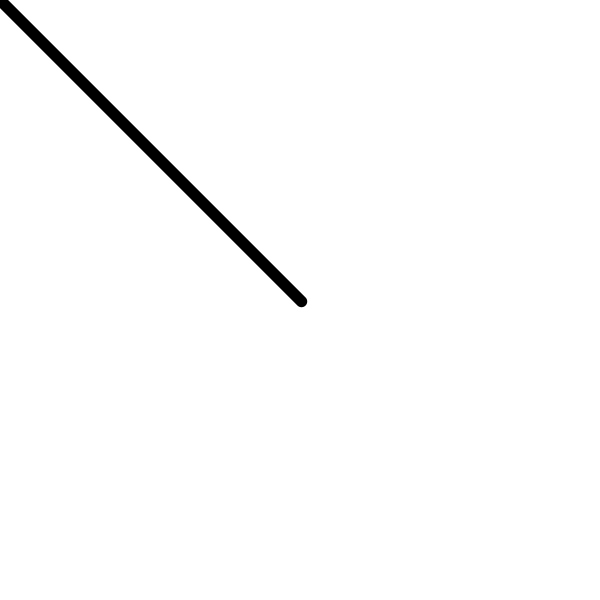
Frame 1 (no input)
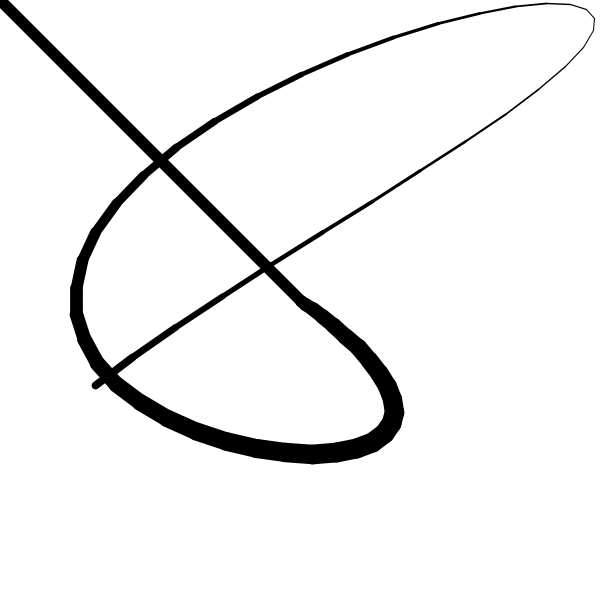
Frame 60 (the mouse pressed at the canvas centre just before this capture)
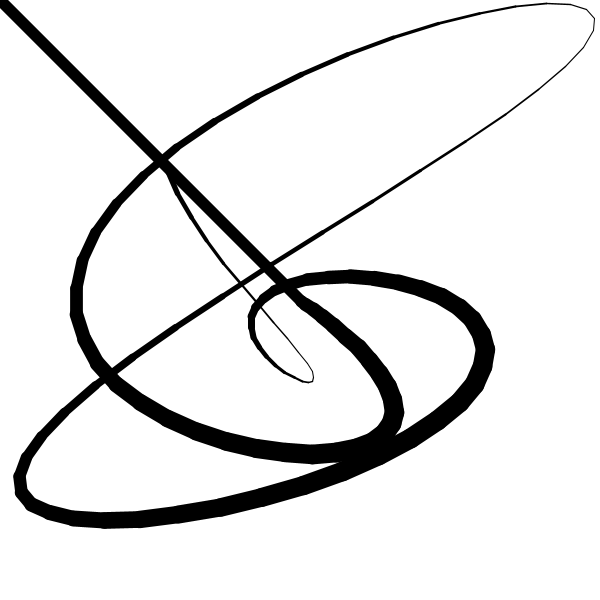
Frame 120 (the mouse held since frame 60 and released just before this capture)

The Processing sketch that drew these frames (run headless with seeded random() and noise(); from frame 60 on, the mouse is pressed at the canvas centre):

// Processing sketch: s015_sin_painting
// ── s015_sin_painting.pde
float px, py;
void setup() {
  size(600, 600);
  background(255);
}
void draw() {
  
  //float x = width/2 + width/2 * sin(frameCount * 0.03) * sin(frameCount * 0.17);
  //float y = height/2 + height/2 * sin(frameCount * 0.033) * sin(frameCount * 0.11);
  //strokeWeight(10 + 10 * sin(frameCount * 0.1));

  float val = sin(frameCount * 0.03) * sin(frameCount * 0.17);
  float x = map(val, -1, 1, 0, width);
  
  val = sin(frameCount * 0.033) * sin(frameCount * 0.11);
  float y = map(val, -1, 1, 0, height);
  
  val = sin(frameCount * 0.1);
  strokeWeight(map(val, -1, 1, 1, 20));

  line(px, py, x, y);
  
  px = x;
  py = y;
}
